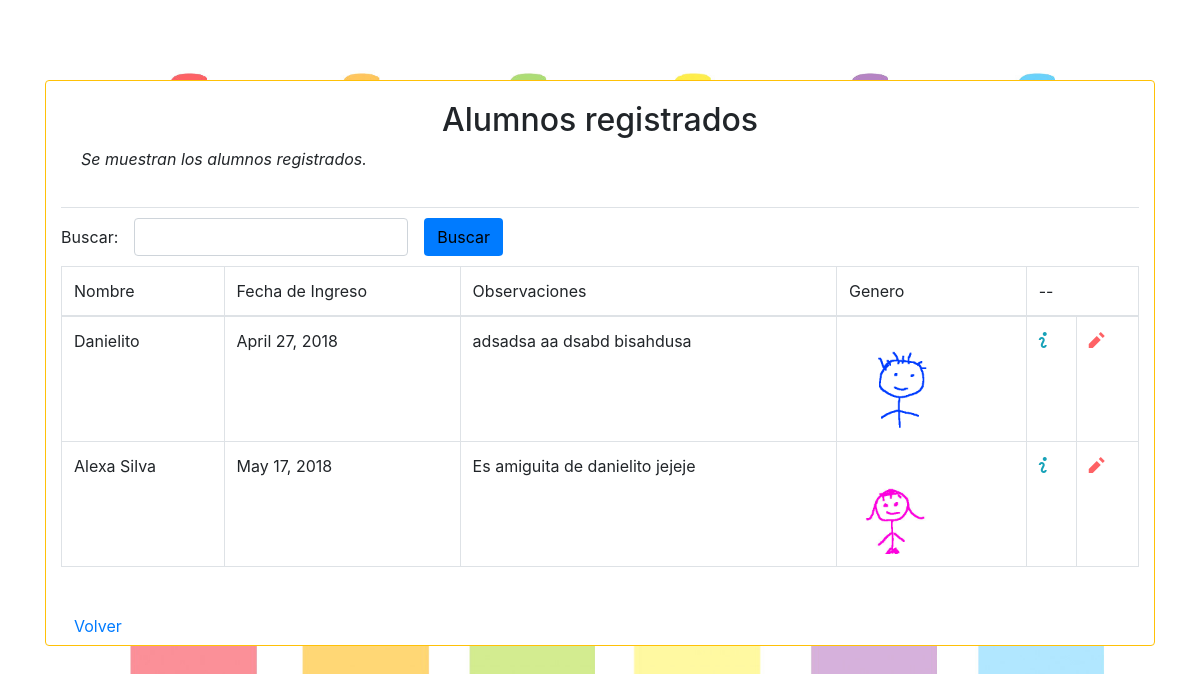
The page /alumnos/detalles on the database as committed earlier.
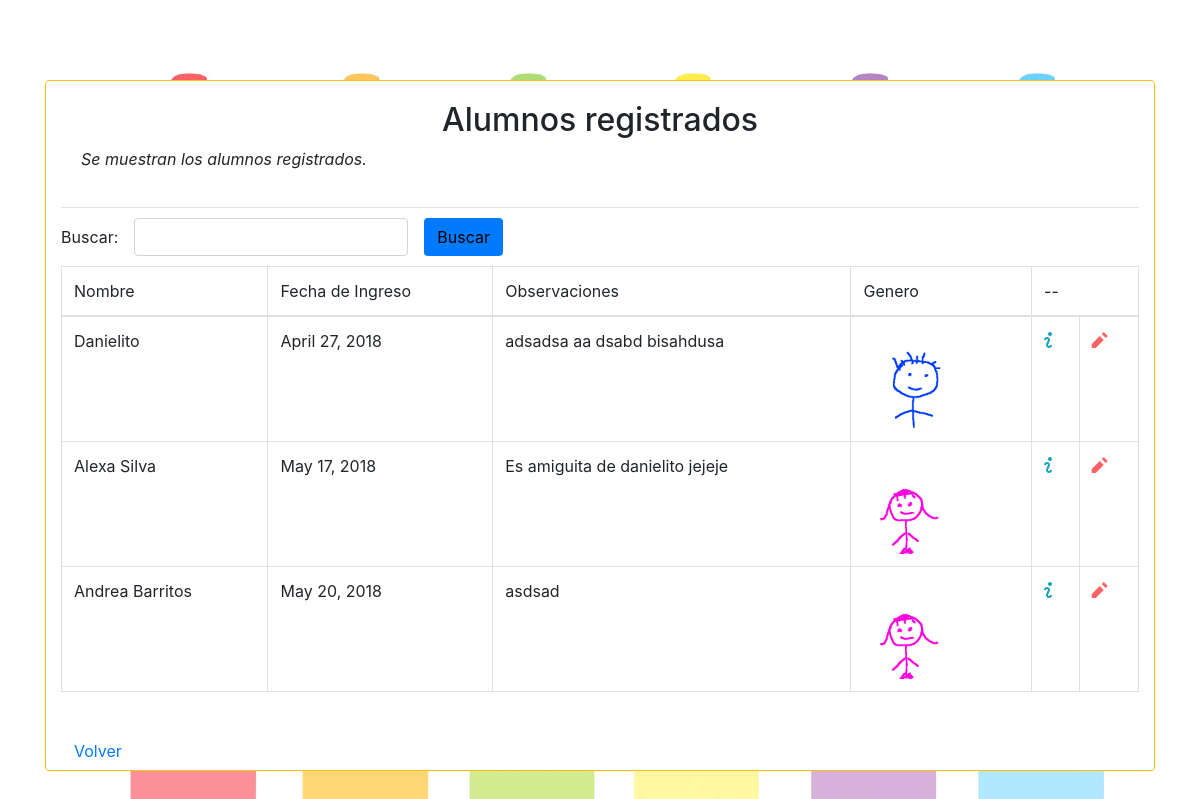
The same page on the database as committed later.
### alumnos/models.py (models this page shows, shortened)
class alumnos(models.Model):
    alu_nombre = models.CharField(max_length = 400)
    alu_genero = models.CharField(max_length = 10,default="Masculino")
    alu_tutores = models.ManyToManyField(Tutor)
    alu_vigente = models.BooleanField(default = True)
    alu_fechaIngreso = models.DateField(auto_now_add = True, null=True)
    alu_observaciones = models.CharField(max_length = 2000, null=True)
    alu_foto = models.ImageField(upload_to='media/fotosAlu', null=True, default='media/default/default.jpeg')
    slug = models.SlugField(max_length=24, default=''.join(random.SystemRandom().choice(string.ascii_uppercase + string.digits) for _ in range(24)))

### alumnos/views.py (the view)
# urls.py: url(r'^alumnos/detalles',AlumnoReporte.as_view(),name='alumnos_reporte'),
class AlumnoReporte(ListView):
	template_name = "alumnos/reporte.html"
	model = alumnos

### templates/alumnos/reporte.html (shortened to what this page needs)
{% extends 'base.html' %}
	{% block content%}
<div class="mt-4 mb-4 card border rounded border-warning">
			<div class="container">
                <div class="card-body border-bottom">
<h2 class="form-label text-center">Alumnos registrados</h2>
<p class="form-label text-justify font-italic">Se muestran los alumnos registrados.</p>
    </div>
                <div class="form-inline margenes10">
        <div class="form-group">
            <label class="mr-md-3">Buscar:</label>
            <input type="text" class="mr-md-3 form-control" onkeyup="busquedaEnter(event)" id="inputBusqueda" />
            <button class="btn bg-primary " onclick="Buscar()">Buscar</button>
        </div>
                </div>
		<table class = "table table-bordered" >
			<thead>
				<tr>
					<td>Nombre</td>
					<td>Fecha de Ingreso</td>
					<td>Observaciones</td>
					<td>Genero</td>
					<td colspan="2">--</td>
				</tr>
			</thead>
			<tbody id="ResultadoTabla">
				<tr>
				{% for p in object_list %}
					<td>{{ p.alu_nombre }}</td>
					<td>{{ p.alu_fechaIngreso }}</td>
					<td>{{ p.alu_observaciones }}</td>
					{% if p.alu_foto %}
						<td>
							<img height="100" width="100" src="{{ p.alu_foto.url }}" data-toggle="modal" title="Ver foto"  class='img-responsive'/>
						</td>
		 			{% endif %}
                    <td onclick="window.open('/detalles/{{p.slug}}')" title="Mas informacion"><span style="color: #17a2b8;" class="oi oi-info"></span></td>
                    <td onclick="window.open('/updateAlumno/{{p.slug}}')" title="Actualizar datos"><span style="color: #fe6265;" class="oi oi-pencil"  aria-hidden="true"></span></td>
				</tr>
			{% endfor %}
			</tbody>
		</table>
			<br>
			<a href="/" class="btn btn-default">Volver</a>
	</div>
</div>
{% endblock %}

Rows that differ between the two databases and show on the page:
added alumnos: alu_nombre "Andrea Barritos", alu_fechaIngreso "May 20, 2018", alu_observaciones "asdsad", alu_foto (picture)
